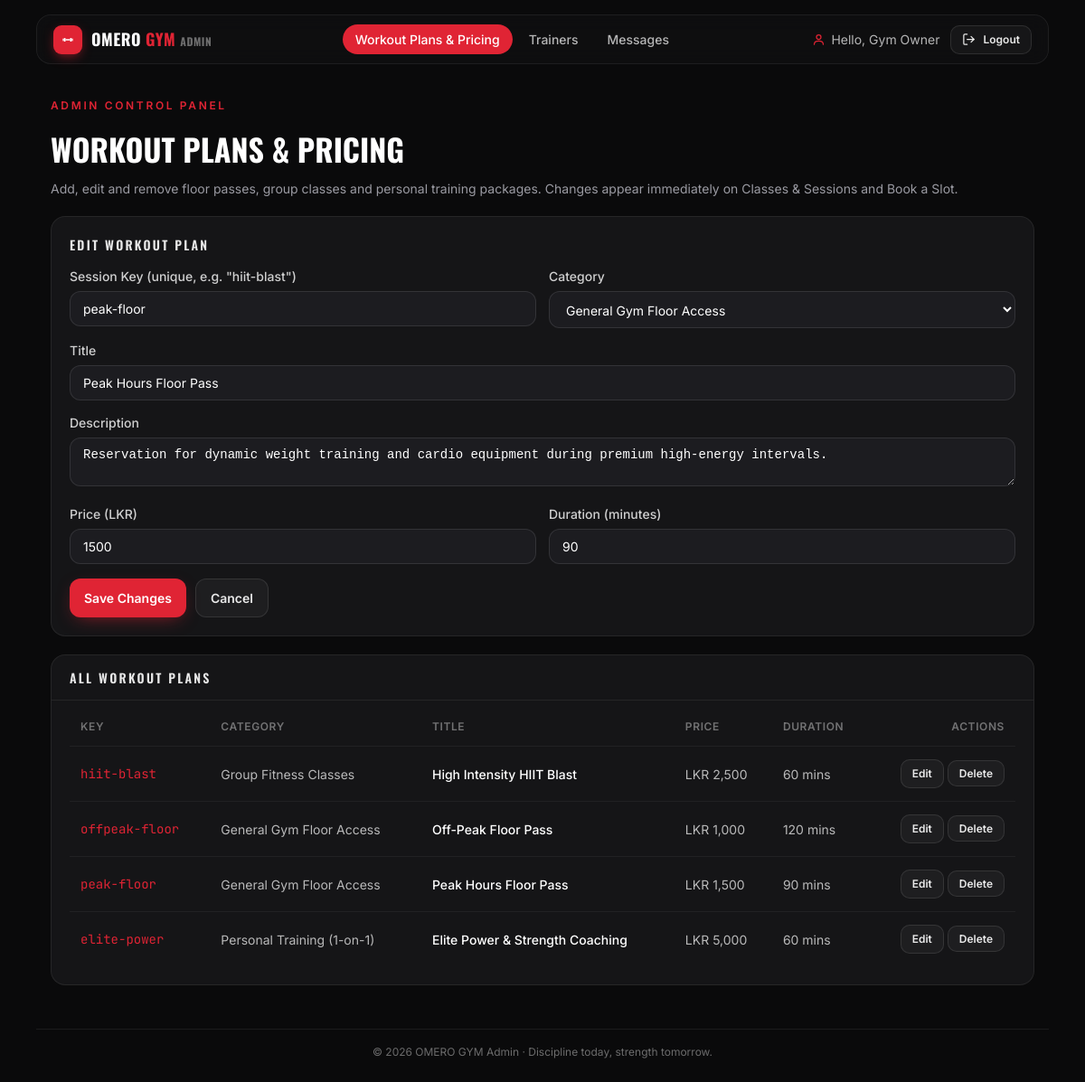
Screenshot of /admin/sessions.php?edit=1 (signed in) with the database file from the repository.
### tables this page shows
CREATE TABLE IF NOT EXISTS sessions_catalog (
    id            INT AUTO_INCREMENT PRIMARY KEY,
    session_key   VARCHAR(50)   NOT NULL UNIQUE,    
    category      VARCHAR(30)   NOT NULL,           
    title         VARCHAR(150)  NOT NULL,
    description   TEXT,
    price         INT           NOT NULL DEFAULT 0,
    duration      INT           NOT NULL DEFAULT 0,    
    created_at    DATETIME      NOT NULL DEFAULT CURRENT_TIMESTAMP
);

### admin/sessions.php (the view, shortened to what this page needs)
<?php
require_once __DIR__ . '/../includes/db.php';
$CATEGORIES = [
    'floor'    => 'General Gym Floor Access',
    'classes'  => 'Group Fitness Classes',
    'personal' => 'Personal Training (1-on-1)',
];
$rows = $pdo->query('SELECT * FROM sessions_catalog ORDER BY category, price')->fetchAll();
$editing = null;
if (isset($_GET['edit'])) {
    $editStmt = $pdo->prepare('SELECT * FROM sessions_catalog WHERE id = ? LIMIT 1');
    $editStmt->execute([(int) $_GET['edit']]);
    $editing = $editStmt->fetch() ?: null;
}
require __DIR__ . '/includes/admin_chrome_top.php';
?>
        <section class="fade">
          <span class="eyebrow">Admin Control Panel</span>
          <h1 class="page-title">WORKOUT PLANS &amp; PRICING</h1>
          <p class="page-sub">Add, edit and remove floor passes, group classes and personal training packages. Changes appear immediately on Classes &amp; Sessions and Book a Slot.</p>
        </section>
        <div class="card pad" style="margin-top:20px;">
          <div class="panel-head" style="padding:0 0 14px;border:0;">
            <h2><?= $editing ? 'Edit Workout Plan' : 'Add a New Workout Plan' ?></h2>
          </div>
          <form method="post" action="sessions.php<?= $editing ? '?edit=' . (int) $editing['id'] : '' ?>">
            <div class="admin-form-grid">
              <div>
                <label class="field-label" for="s-key">Session Key (unique, e.g. "hiit-blast")</label>
                <input class="field" id="s-key" name="session_key" required pattern="[a-z0-9-]+"
                  value="<?= htmlspecialchars($editing['session_key'] ?? '', ENT_QUOTES, 'UTF-8') ?>" />
              </div>
              <div>
                <label class="field-label" for="s-cat">Category</label>
                <select class="field" id="s-cat" name="category" required>
                  <?php foreach ($CATEGORIES as $key => $label): ?>
                    <option value="<?= $key ?>" <?= (isset($editing['category']) && $editing['category'] === $key) ? 'selected' : '' ?>><?= $label ?></option>
                  <?php endforeach; ?>
                </select>
              </div>
              <div class="span-2">
                <label class="field-label" for="s-title">Title</label>
                <input class="field" id="s-title" name="title" required
                  value="<?= htmlspecialchars($editing['title'] ?? '', ENT_QUOTES, 'UTF-8') ?>" />
              </div>
              <div class="span-2">
                <label class="field-label" for="s-desc">Description</label>
                <textarea class="field" id="s-desc" name="description" rows="2"><?= htmlspecialchars($editing['description'] ?? '', ENT_QUOTES, 'UTF-8') ?></textarea>
              </div>
              <div>
                <label class="field-label" for="s-price">Price (LKR)</label>
                <input class="field" id="s-price" name="price" type="number" min="0" required
                  value="<?= htmlspecialchars((string) ($editing['price'] ?? 0), ENT_QUOTES, 'UTF-8') ?>" />
              </div>
              <div>
                <label class="field-label" for="s-dur">Duration (minutes)</label>
                <input class="field" id="s-dur" name="duration" type="number" min="0" required
                  value="<?= htmlspecialchars((string) ($editing['duration'] ?? 0), ENT_QUOTES, 'UTF-8') ?>" />
              </div>
            </div>
            <div style="margin-top:16px;display:flex;gap:10px;">
              <button class="btn btn-primary" type="submit"><?= $editing ? 'Save Changes' : 'Add Workout Plan' ?></button>
              <?php if ($editing): ?><a class="btn btn-ghost" href="sessions.php">Cancel</a><?php endif; ?>
            </div>
          </form>
        </div>
        <div class="card panel" style="margin-top:20px;">
          <div class="panel-head"><h2>All Workout Plans</h2></div>
          <div class="pad table-wrap">
            <table>
              <thead><tr><th>Key</th><th>Category</th><th>Title</th><th>Price</th><th>Duration</th><th class="right">Actions</th></tr></thead>
              <tbody>
                <?php foreach ($rows as $row): ?>
                  <tr>
                    <td class="id"><?= htmlspecialchars($row['session_key'], ENT_QUOTES, 'UTF-8') ?></td>
                    <td class="cell-muted"><?= htmlspecialchars($CATEGORIES[$row['category']] ?? $row['category'], ENT_QUOTES, 'UTF-8') ?></td>
                    <td class="cell-title"><?= htmlspecialchars($row['title'], ENT_QUOTES, 'UTF-8') ?></td>
                    <td class="cell-muted">LKR <?= number_format((int) $row['price']) ?></td>
                    <td class="cell-muted"><?= (int) $row['duration'] ?> mins</td>
                    <td class="right">
                      <a class="btn btn-ghost btn-sm" href="sessions.php?edit=<?= (int) $row['id'] ?>">Edit</a>
                      <form method="post" action="sessions.php" style="display:inline" onsubmit="return confirm('Delete this workout plan?');">
                        <button class="btn btn-ghost btn-sm" type="submit">Delete</button>
                      </form>
                    </td>
                  </tr>
                <?php endforeach; ?>
              </tbody>
            </table>
          </div>
        </div>
<?php require __DIR__ . '/includes/admin_chrome_bottom.php'; ?>

### common.css (style rules this page uses)
:root { --bg: #0a0a0b; --surface: #151517; --raised: #1c1c20; --border: rgba(255, 255, 255, 0.07); --accent: #e02434; --accent-soft: #f04452; --text: #ffffff; --muted: #9a9aa2; --radius: 16px; --shell: 1120px; --font: "Inter", system-ui, sans-serif; --display: "Oswald", "Arial Narrow", sans-serif; --mono: "JetBrains Mono", ui-monospace, monospace; }
* { box-sizing: border-box; margin: 0; padding: 0; -webkit-tap-highlight-color: transparent; }
html { scroll-behavior: smooth; }
body { background: var(--bg); color: var(--text); font-family: var(--font); min-height: 100vh; line-height: 1.5; -webkit-font-smoothing: antialiased; }
a { color: inherit; text-decoration: none; }
button { font-family: inherit; cursor: pointer; border: none; background: none; color: inherit; }
input, select { font-family: inherit; }
.btn { display: inline-flex; align-items: center; justify-content: center; gap: 8px; border-radius: 12px; padding: 10px 16px; font-size: 14px; font-weight: 600; transition: 0.2s; user-select: none; }
.btn-primary { background: var(--accent); color: #fff; box-shadow: 0 6px 20px -8px rgba(224, 36, 52, 0.7); }
.btn-ghost { background: rgba(255, 255, 255, 0.04); border: 1px solid rgba(255, 255, 255, 0.1); color: rgba(255, 255, 255, 0.9); }
.btn-sm { padding: 6px 12px; font-size: 12px; border-radius: 10px; }
.field-label { display: block; font-size: 14px; font-weight: 500; color: rgba(255, 255, 255, 0.8); margin-bottom: 6px; }
.field { width: 100%; border: 1px solid rgba(255, 255, 255, 0.1); background: var(--raised); border-radius: 12px; padding: 10px 14px; font-size: 14px; color: #fff; transition: 0.2s; }
.field::placeholder { color: rgba(255, 255, 255, 0.35); }
.card { border: 1px solid var(--border); background: var(--surface); border-radius: var(--radius); }
.eyebrow { display: inline-flex; align-items: center; gap: 8px; font-size: 12px; font-weight: 600; text-transform: uppercase; letter-spacing: 0.22em; color: var(--accent); }
.page-title { font-family: var(--display); font-weight: 700; font-size: 34px; margin-top: 12px; }
.page-sub { font-size: 14px; color: var(--muted); margin-top: 8px; }
.fade { animation: fade 0.4s ease-out both; }

### workouts.css (style rules this page uses)
.panel { margin-top: 24px; overflow: hidden; }
.panel-head { padding: 14px 20px; border-bottom: 1px solid var(--border); display: flex; align-items: center; gap: 8px; }
.panel-head h2 { font-family: var(--display); font-size: 14px; font-weight: 600; text-transform: uppercase; letter-spacing: 0.16em; color: rgba(255, 255, 255, 0.9); }
.pad { padding: 20px; }
.table-wrap { overflow-x: auto; }
table { width: 100%; border-collapse: collapse; font-size: 14px; text-align: left; min-width: 640px; }
th { padding: 0 12px 12px; font-size: 12px; font-weight: 600; text-transform: uppercase; letter-spacing: 0.05em; color: rgba(255, 255, 255, 0.4); }
td { padding: 14px 12px; border-top: 1px solid rgba(255, 255, 255, 0.05); vertical-align: middle; }
.id { font-family: var(--mono); color: var(--accent); }
.cell-title { font-weight: 500; }
.cell-muted { color: rgba(255, 255, 255, 0.7); }
.right { text-align: right; }

### admin/admin.css (style rules this page uses)
.admin-form-grid { display: grid; gap: 14px; grid-template-columns: 1fr; }
@media (min-width: 720px) { .admin-form-grid { grid-template-columns: 1fr 1fr; } }
@media (min-width: 720px) { .admin-form-grid .span-2 { grid-column: 1 / -1; } }

### rows the page displays
sessions_catalog: session_key "peak-floor", category "General Gym Floor Access", title "Peak Hours Floor Pass", description "Reservation for dynamic weight training and cardio equipment during premium high-energy intervals.", price "1500", duration "90", price "1,500"
sessions_catalog: session_key "hiit-blast", category "Group Fitness Classes", title "High Intensity HIIT Blast", price "2,500", duration "60"
sessions_catalog: session_key "offpeak-floor", category "General Gym Floor Access", title "Off-Peak Floor Pass", price "1,000", duration "120"
sessions_catalog: session_key "elite-power", category "Personal Training (1-on-1)", title "Elite Power & Strength Coaching", price "5,000", duration "60"

### other values shown
admin_name() "Gym Owner"
